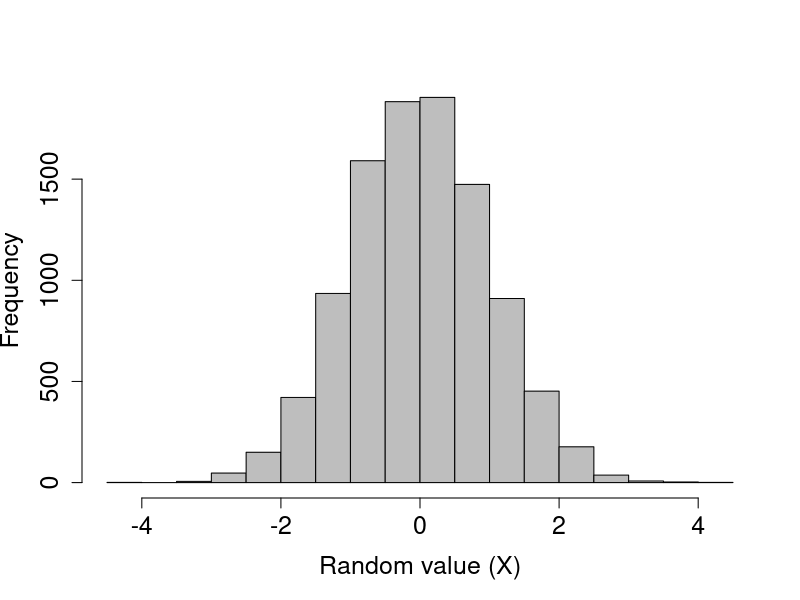
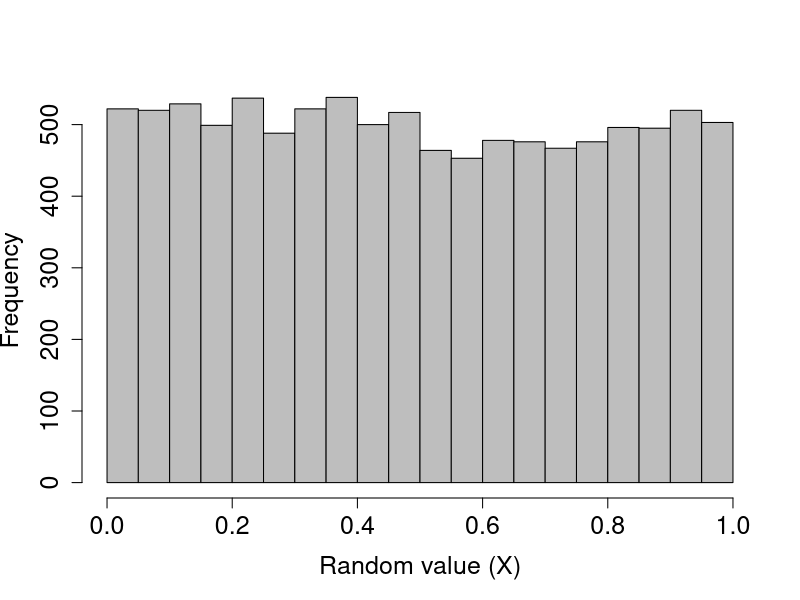
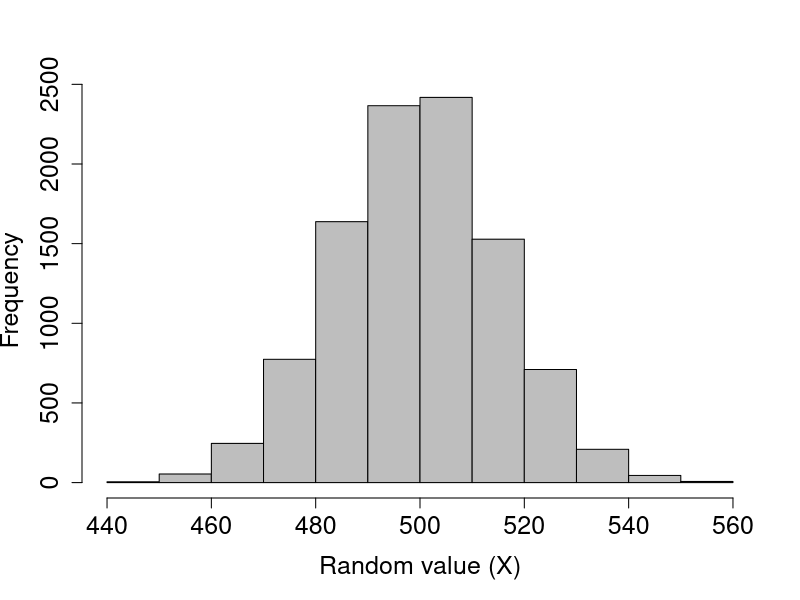
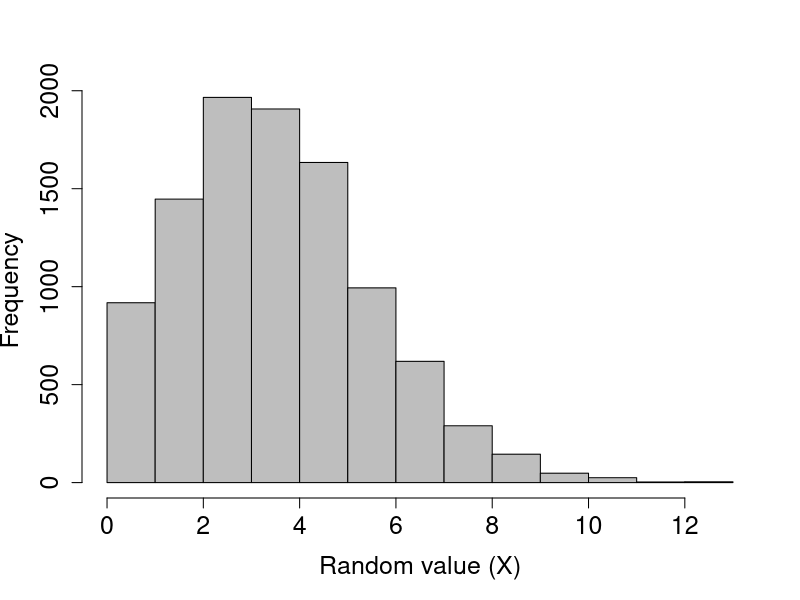

The R script that drew these images, in order:
## ---- chunk 1
rand_norms_10 <- rnorm(n = 10, mean = 0, sd = 1);
## ---- chunk 2
print(rand_norms_10);
## ---- chunk 3
rand_norms_10000 <- rnorm(n = 10000, mean = 0, sd = 1);
hist(rand_norms_10000, xlab = "Random value (X)", col = "grey",
     main = "", cex.lab = 1.5, cex.axis = 1.5);
## ---- chunk 4
rand_unifs_10 <- runif(n = 10, min = 0, max = 1);
## ---- chunk 5
print(rand_unifs_10);
## ---- chunk 6
rand_unifs_10000 <- runif(n = 10000, min = 0, max = 1);
hist(rand_unifs_10000, xlab = "Random value (X)", col = "grey",
     main = "", cex.lab = 1.5, cex.axis = 1.5);
## ---- chunk 7
coin_flips <- rbinom(n = 1, size = 1000, prob = 0.5);
print(coin_flips);
## ---- chunk 8
coin_flips_2 <- rbinom(n = 2, size = 1000, prob = 0.5);
print(coin_flips_2);
## ---- chunk 9
coin_flips_10000 <- rbinom(n = 10000, size = 1000, prob = 0.5);
## ---- chunk 10
hist(coin_flips_10000, xlab = "Random value (X)", col = "grey",
     main = "", cex.lab = 1.5, cex.axis = 1.5);
## ---- chunk 11
flips_10 <- rbinom(n = 10, size = 1, prob = 0.5);
## ---- chunk 12
print(flips_10);
## ---- chunk 13
rand_poissons <- rpois(n = 10, lambda = 1);
print(rand_poissons);
## ---- chunk 14
rand_poissons_10000 <- rpois(n = 10000, lambda = 4);
hist(rand_poissons_10000, xlab = "Random value (X)", col = "grey",
     main = "", cex.lab = 1.5, cex.axis = 1.5);
## ---- chunk 15
rand_number_1 <- sample(x = 1:10, size = 1);
## ---- chunk 16
rand_number_10 <- sample(x = 1:10, size = 10);
print(rand_number_10);
## ---- chunk 17
rand_number_10_r <- sample(x = 1:10, size = 10, replace = TRUE);
print(rand_number_10_r);
## ---- chunk 18
prob_vec      <- c( rep(x = 0.05, times = 5), rep(x = 0.15, times = 5) );
rand_num_bias <- sample(x = 1:10, size = 10, replace = TRUE, prob = prob_vec);
print(rand_num_bias);
